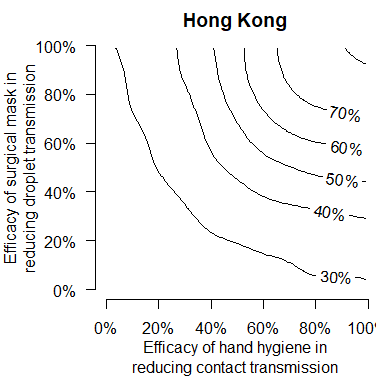

Reproduce this figure in R.
#
# R syntax to reproduce information for Figure 2 (HK part) from:
#
# Cowling BJ, Ip DKM, Fang VJ, et al.
# Modes of transmission of influenza B virus in households
# PLoS ONE, 2014 (in press).
#
# Last updated by ang VJ and Cowling BJ.
# August 20, 2014
#

# change: run dataframe.r to derive hkdata
source("../NPI_PLoSOne_motB_scripts/dataframe.r")


#### mcmc functionlogprior = function(current)
logprior = function(current)
{
   current$logprior=dunif(current$theta.a,0,1,log=TRUE)+dunif(current$theta.c,0,1,log=TRUE)+
                    dunif(current$pi1,0,1,log=TRUE)+dunif(current$pi2,0,1,log=TRUE)+dunif(current$pi3,0,1,log=TRUE)+
                    dunif(current$lambda1,0,1,log=TRUE)+dunif(current$lambda2,0,1,log=TRUE)+dunif(current$lambda3,0,1,log=TRUE)+
                    dunif(current$phi,0,10,log=TRUE)
   current
}

# the likelihood function
loglikelihood = function(current,data)
{
     hu.fun <- function(T){
       hazard <- list(NA)
       hazard[[1]] <- current$phi*current$lambda1^current$phi*T^(current$phi-1)*(1-current$beta1)^data$X_hh    # contact
       hazard[[2]] <- current$phi*current$lambda2^current$phi*T^(current$phi-1)*(1-current$beta2)^data$X_fm    # droplet
       hazard[[3]] <- current$phi*current$lambda3^current$phi*T^(current$phi-1)    # aerosol
       hazard
     }
     Su.fun <- function(T){                                                                                                         
       Spart <- (current$lambda1*T)^current$phi*(1-current$beta1)^data$X_hh+
                (current$lambda2*T)^current$phi*(1-current$beta2)^data$X_fm+
                (current$lambda3*T)^current$phi
     }
     huT0 <- hu.fun(data$T0); huT1 <- hu.fun(data$T1); huT2 <- hu.fun(data$T2)
     hu <- (huT0[[1]]+data$mark1*huT1[[1]]+data$mark2*huT2[[1]])*current$pi1^data$ILI*(1-current$pi1)^(1-data$ILI)+
           (huT0[[2]]+data$mark1*huT1[[2]]+data$mark2*huT2[[2]])*current$pi2^data$ILI*(1-current$pi2)^(1-data$ILI)+
           (huT0[[3]]+data$mark1*huT1[[3]]+data$mark2*huT2[[3]])*current$pi3^data$ILI*(1-current$pi3)^(1-data$ILI)
     Su <- exp(-Su.fun(data$T0)-data$mark1*Su.fun(data$T1)-data$mark2*Su.fun(data$T2))
     St <- exp(-Su.fun(data$trunc_day))
     theta <- (1-data$child)*current$theta.a+data$child*current$theta.c

     likelihood <- ((1-theta)*Su*hu)^data$delta*(theta+(1-theta)*Su)^(1-data$delta)/(theta+(1-theta)*St)
     current$loglikelihood = log(likelihood)
     current
}

bad_config=function(current)#this checks no negative parameters, etc
{
  ok_config=TRUE

  if(current$pi1<0|current$pi1>1)ok_config=FALSE
  if(current$pi2<0|current$pi2>1)ok_config=FALSE
  if(current$pi3<0|current$pi3>1)ok_config=FALSE
  if(current$pi1>current$pi3)ok_config=FALSE
  if(current$pi2>current$pi3)ok_config=FALSE
  if(current$lambda1<0)ok_config=FALSE
  if(current$lambda2<0)ok_config=FALSE
  if(current$lambda3<0)ok_config=FALSE
  if(current$phi<0)ok_config=FALSE
  if(current$theta.a<0|current$theta.a>1)ok_config=FALSE
  if(current$theta.c<0|current$theta.c>1)ok_config=FALSE
  bad=FALSE;if(!ok_config)bad=TRUE
  bad
}

metropolis=function(old,current,data)
{
  REJECT=bad_config(current)
  if(!REJECT)
  {
    current=logprior(current)
    current=loglikelihood(current,data)
    lu=log(runif(1))
    if(lu>(current$logprior+sum(current$loglikelihood)-old$logprior-sum(old$loglikelihood)))REJECT=TRUE
  }
  if(REJECT)current=old
  current
}

mcmc=function(data,MCMC_iterations=1000,BURNIN_iterations=100,THINNING=1,r1,r2)
{
  current=list(beta1=r1, beta2=r2,
               phi=runif(1),lambda1=runif(1),lambda2=runif(1),lambda3=runif(1),pi1=0.1,pi2=0.1,pi3=0.9,theta.a=runif(1),theta.c=runif(1),
               logprior=0,loglikelihood=0)
  dump=list(phi=c(),lambda1=c(),lambda2=c(),lambda3=c(),pi1=c(),pi2=c(),pi3=c(),theta.a=c(),theta.c=c(),
            accept=matrix(NA,ncol=11,nrow=MCMC_iterations))
  sigma = list(phi=0.8,lambda1=0.15,lambda2=0.12,lambda3=0.1,pi1=0.3,pi2=0.25,pi3=0.25,theta.a=0.05,theta.c=0.15)  # hk flu B
  #sigma = list(phi=0.25,lambda1=0.15,lambda2=0.08,lambda3=0.08,pi1=0.3,pi2=0.3,pi3=0.3,theta.a=0.1,theta.c=0.2)  # bk flu B
  current=logprior(current)
  current=loglikelihood(current,data)
  for (iteration in (-BURNIN_iterations+1):MCMC_iterations)
  {
    old=current; current$phi=rnorm(1,current$phi,sigma$phi); current=metropolis(old,current,data)
    old=current; current$lambda1=rnorm(1,current$lambda1,sigma$lambda1); current=metropolis(old,current,data)
    old=current; current$lambda2=rnorm(1,current$lambda2,sigma$lambda2); current=metropolis(old,current,data)
    old=current; current$lambda3=rnorm(1,current$lambda3,sigma$lambda3); current=metropolis(old,current,data)
    old=current; current$pi1=rnorm(1,current$pi1,sigma$pi1); current=metropolis(old,current,data)
    old=current; current$pi2=rnorm(1,current$pi2,sigma$pi2); current=metropolis(old,current,data)
    old=current; current$pi3=rnorm(1,current$pi3,sigma$pi3); current=metropolis(old,current,data)
    old=current; current$theta.a=rnorm(1,current$theta.a,sigma$theta.a); current=metropolis(old,current,data)
    old=current; current$theta.c=rnorm(1,current$theta.c,sigma$theta.c); current=metropolis(old,current,data)

    if(iteration>0) #dump to file
    {
      rr <- iteration
      dump$phi[rr]=current$phi
      dump$lambda1[rr]=current$lambda1
      dump$lambda2[rr]=current$lambda2
      dump$lambda3[rr]=current$lambda3
      dump$pi1[rr]=current$pi1
      dump$pi2[rr]=current$pi2
      dump$pi3[rr]=current$pi3
      dump$theta.a[rr]=current$theta.a
      dump$theta.c[rr]=current$theta.c

      if(rr>1){
       dump$accept[rr,3] <- 1*(dump$phi[rr]!=dump$phi[rr-1])
       dump$accept[rr,4] <- 1*(dump$lambda1[rr]!=dump$lambda1[rr-1])
       dump$accept[rr,5] <- 1*(dump$lambda2[rr]!=dump$lambda2[rr-1])
       dump$accept[rr,6] <- 1*(dump$lambda3[rr]!=dump$lambda3[rr-1])
       dump$accept[rr,7] <- 1*(dump$pi1[rr]!=dump$pi1[rr-1])
       dump$accept[rr,8] <- 1*(dump$pi2[rr]!=dump$pi2[rr-1])
       dump$accept[rr,9] <- 1*(dump$pi3[rr]!=dump$pi3[rr-1])
       dump$accept[rr,10] <- 1*(dump$theta.a[rr]!=dump$theta.a[rr-1])
       dump$accept[rr,11] <- 1*(dump$theta.c[rr]!=dump$theta.c[rr-1])
      }
    }
  }
  dump
}


# MCMC
set.seed(12345)
iter=10000;burnin=iter/10
r1 <- c(0:9/10,0.99); r2 <- c(0:9/10,0.99); n <- length(r1)
fit <- list(NA)
aero.prop <- matrix(NA,ncol=n,nrow=n)
for(i in 1:n){
print(i)
 for(j in 1:n){
  fit[[(i-1)*n+j]] <- mcmc(hkdata,iter,burnin,THINNING=1,r1[i],r2[j])
 }
}

for(i in 1:n){
  for(j in 1:n){
      aero.prop[i,j] <- colMeans(prop.table(cbind(fit[[(i-1)*n+j]]$lambda1^fit[[(i-1)*n+j]]$phi,
                                                  fit[[(i-1)*n+j]]$lambda2^fit[[(i-1)*n+j]]$phi,
                                                  fit[[(i-1)*n+j]]$lambda3^fit[[(i-1)*n+j]]$phi),1))[3]
  }
}

##
##   PLOT
##

hkb <- as.data.frame(aero.prop)

hkb <- as.matrix(hkb);
r1 <- c(0:9/10,0.99); r2 <- c(0:9/10,0.99);

library("fields")

windows(width=4,height=4)
par(mar=c(4,5,2,0))
contour(predictSurface(Tps(as.matrix(expand.grid(x=r1,y=r2)),as.vector(hkb))),
        labcex=1,main="Hong Kong",axes=F,levels=1:10/10,
        labels=c("10%","20%","30%","40%","50%","60%","70%","80%","90%","100%"))
axis(1,at=0:5/5,labels=c("0%","20%","40%","60%","80%","100%"))
axis(2,at=0:5/5,labels=c("0%","20%","40%","60%","80%","100%"),las=1)
mtext("Efficacy of hand hygiene in
reducing contact transmission",side=1,line=3,cex=1)
mtext("Efficacy of surgical mask in
reducing droplet transmission",side=2,line=3,cex=1)

#
# End of script.
#
